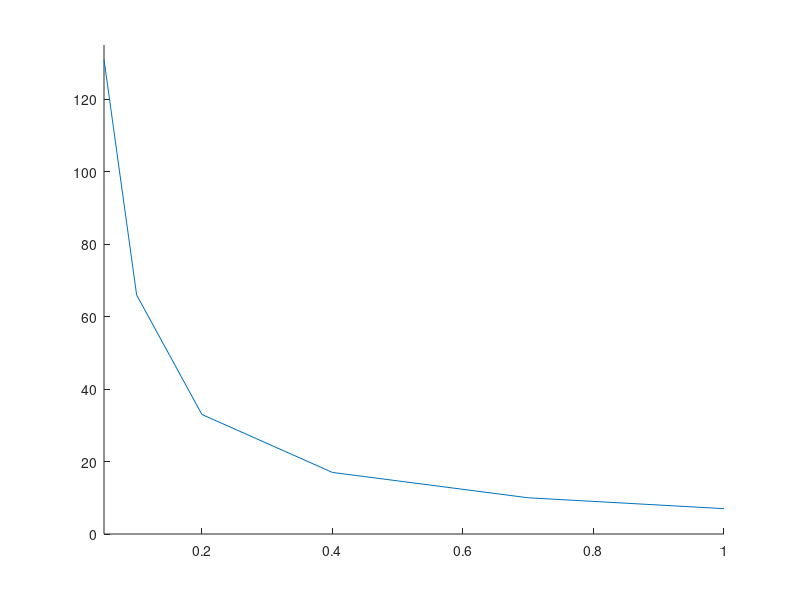

MATLAB code to generate this figure: (Note: this script raises an error after producing the figure.)
strdur = [0.05 131; 0.1 66; 0.2 33; 0.4 17; 0.7 10; 1.0 7];

s = strdur';

hold on
plot(s(1,:), s(2,:))
axis([0.05 1 0 135]);
xline(0.5285, '-', {'Chronaxy = 0.528 ms'})
yline(7, '-', {'Rheobase = 7 \muA'})
yline(14, '-', {'2x Rheobase = 14 \muA'})
